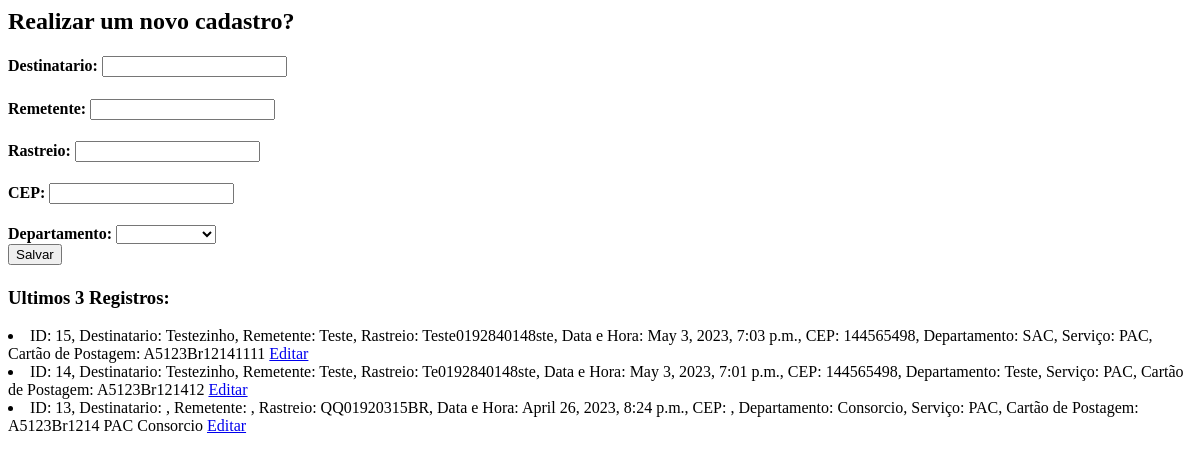
Before: /envios/cadastro with the older database file.
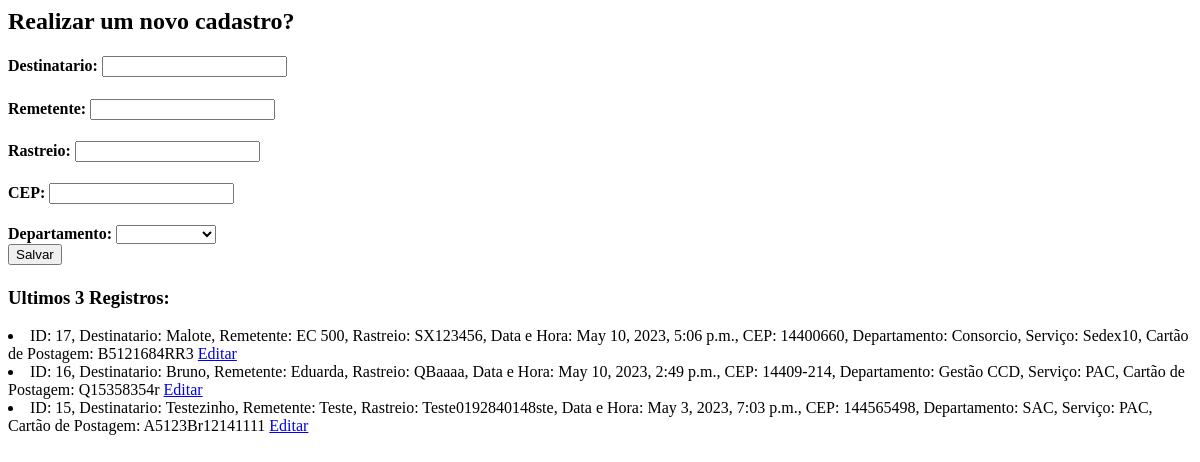
After: the same page with the newer database file.
### envios/models.py (models this page shows, shortened)
class Envio(models.Model):
    destinatario = models.CharField(max_length=100, null=False)
    remetente = models.CharField(max_length=100)
    rastreio = models.CharField(max_length=100, unique=True, blank=True)
    cep = models.CharField(max_length=100)
    departamento = models.ForeignKey(Setores, on_delete=models.PROTECT)
    servico = models.ForeignKey(EtiquetaCorreios, on_delete=models.PROTECT)
    postagem = models.ForeignKey(CodigoPostagem, on_delete=models.PROTECT)
    data = models.DateTimeField(blank=True, default=timezone.now)
    data_att = models.DateTimeField(null=True)

class EtiquetaCorreios(models.Model):
    servico = models.CharField(max_length=50)
    codigo = models.CharField(max_length=2)
    def __str__(self):
        return self.servico

class CodigoPostagem(models.Model):
    departamento = models.ForeignKey(Setores, on_delete=models.PROTECT)
    servico = models.ForeignKey(EtiquetaCorreios, on_delete=models.PROTECT)
    postagem = models.CharField(max_length=50, unique=True)
    def __str__(self):
        return self.postagem
    class Meta:
        unique_together = ('departamento', 'servico',)

### recebimentos/models.py (models this page shows)
class Setores(models.Model):
    departamento = models.CharField(max_length=100,null=True,blank=False, unique=True)
    def __str__(self):
        return self.departamento

### envios/views.py (the view)
# urls.py: path('cadastro', home_envio),
def home_envio(request):
    envios = Envio.objects.all()
    departamento = request.GET.get('departamento')
    servico = request.GET.get('servico')
    serv = EtiquetaCorreios.objects.values('servico').distinct()
    dep = Setores.objects.all()
    post = CodigoPostagem.objects.filter(departamento=departamento, servico=servico)
    ultimo = Envio.objects.all().order_by('-id')[:3]
    return render(request, "envios.html", {"envios": envios, "post":post, "serv":serv, "dep":dep, "ultimo":ultimo})

### envios/templates/envios.html (shortened to what this page needs)
<body>
    <h2>Realizar um novo cadastro? </h2>
    <form action="{% url 'salvar_envio' %}" method="POST">
        <h4>Destinatario: <input type="text" name="destinatario"></h4>
        <h4>Remetente: <input type="text" name="remetente"></h4>
        <h4>Rastreio: <input type="text" name="rastreio"></h4>
        <h4>CEP: <input type="text" name="cep"></h4>
        <h4>Departamento: <select name="departamento"></h4>
            <option value="{{post.departamento}}" selected disabled hidden> {{post.departamento}} </option>
            {% for deps in dep %}
                <option value="{{deps.departamento}}">{{deps.departamento}} </option>
            {% endfor %}
        <br/>
        <button type="submit">Salvar</button>
    </form>
    <h3>Ultimos 3 Registros:</h3>
    {% for envio in ultimo %}
        <li> ID: {{ envio.id }}, Destinatario: {{envio.destinatario}}, Remetente: {{envio.remetente}}, Rastreio: {{envio.rastreio}}, Data e Hora: {{envio.data}},
            CEP: {{envio.cep}}, Departamento: {{envio.departamento}}, Serviço: {{envio.servico}}, Cartão de Postagem: {{envio.postagem}}
        <a href="{% url 'editar_envio' envio.id %}">Editar</a>
        </li>
    {% endfor %}
</body>

Changed rows visible on the page:
no longer on this page (row unchanged): Envio: id "14", destinatario "Testezinho", remetente "Teste", rastreio "Te0192840148ste", data "May 3, 2023, 7:01 p.m.", cep "144565498", departamento "Teste", servico "PAC", postagem "A5123Br121412"
no longer on this page (row unchanged): Envio: id "13", rastreio "QQ01920315BR", data "April 26, 2023, 8:24 p.m.", departamento "Consorcio", servico "PAC", postagem "A5123Br1214 PAC Consorcio"
added Envio: id "17", destinatario "Malote", remetente "EC 500", rastreio "SX123456", data "May 10, 2023, 5:06 p.m.", cep "14400660", departamento "Consorcio", servico "Sedex10", postagem "B5121684RR3"
added Envio: id "16", destinatario "Bruno", remetente "Eduarda", rastreio "QBaaaa", data "May 10, 2023, 2:49 p.m.", cep "14409-214", departamento "Gestão CCD", servico "PAC", postagem "Q15358354r"
